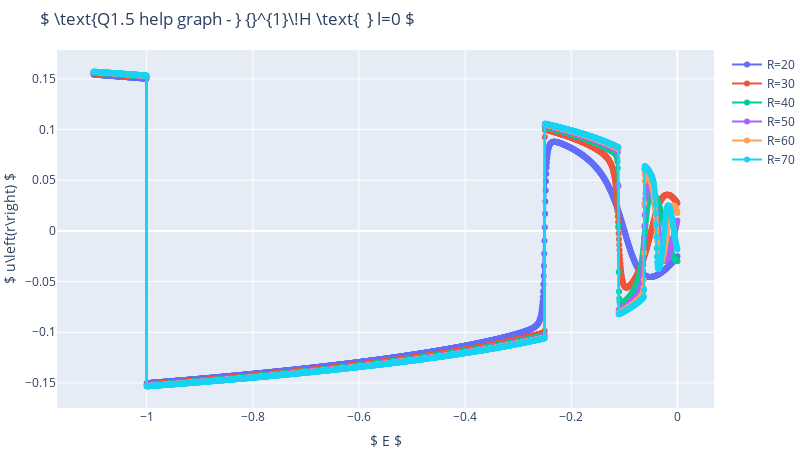
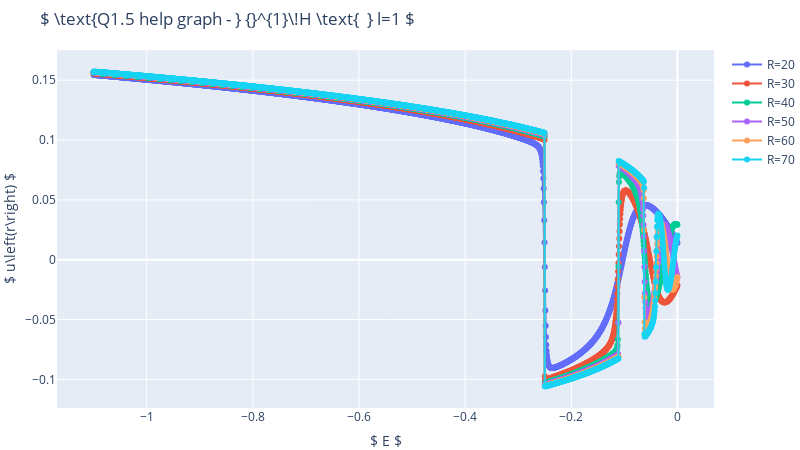
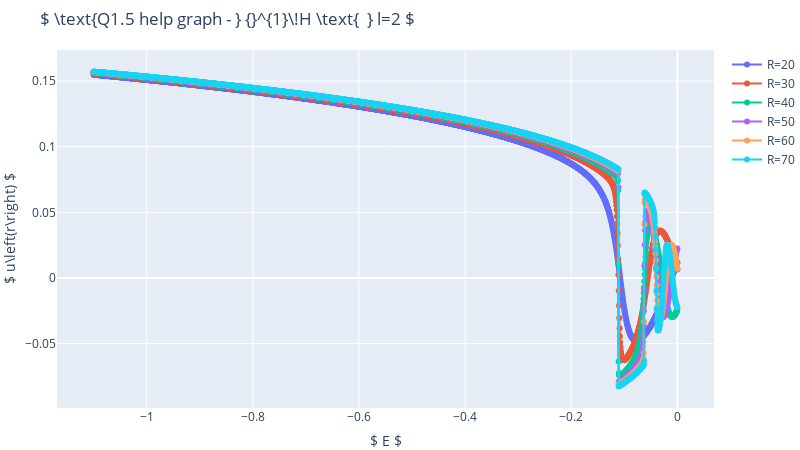

The code cell stored with these charts, in order, in its notebook:
### Markdown cell above
##### visualisation

### Code cell
from plotly import graph_objects as go
from utils import plotly_export

figs = [ go.Figure([go.Scatter(x=e, y=u[i][:,l], mode='lines+markers', name=f"R={r}") for i,r in enumerate(R)])\
    .update_layout(title=fr'$ \text{{Q1.5 help graph - }} {{}}^{{1}}\!H \text{{  }} l={l} $',
                     margin=dict(t=50, b=0, l=0, r=0), width=800, height=450) \
    .update_xaxes(title=r'$ E $') \
    .update_yaxes(title=r'$ u\left(r\right) $')
    for l in range(n)]

for l, fig in enumerate(figs):
    plotly_export(fig, f'1.5_{l=}')

### Figure 1 — Plotly figure (JSON) as saved in the notebook; plotly's stock layout.template omitted (floating-point values rounded to 4 significant figures; data arrays with more than 128 entries replaced by an {"elided": "..."} marker saying what was removed)
{"data": [{"mode": "lines+markers", "name": "R=20", "type": "scatter", "x": {"elided": "2000 float values"}, "y": {"elided": "2000 float values"}}, {"mode": "lines+markers", "name": "R=30", "type": "scatter", "x": {"elided": "2000 float values"}, "y": {"elided": "2000 float values"}}, {"mode": "lines+markers", "name": "R=40", "type": "scatter", "x": {"elided": "2000 float values"}, "y": {"elided": "2000 float values"}}, {"mode": "lines+markers", "name": "R=50", "type": "scatter", "x": {"elided": "2000 float values"}, "y": {"elided": "2000 float values"}}, {"mode": "lines+markers", "name": "R=60", "type": "scatter", "x": {"elided": "2000 float values"}, "y": {"elided": "2000 float values"}}, {"mode": "lines+markers", "name": "R=70", "type": "scatter", "x": {"elided": "2000 float values"}, "y": {"elided": "2000 float values"}}], "layout": {"height": 450, "margin": {"b": 0, "l": 0, "r": 0, "t": 50}, "title": {"text": "$ \\text{Q1.5 help graph - } {}^{1}\\!H \\text{  } l=0 $"}, "width": 800, "xaxis": {"title": {"text": "$ E $"}}, "yaxis": {"title": {"text": "$ u\\left(r\\right) $"}}}}

### Figure 2 — Plotly figure (JSON) as saved in the notebook; plotly's stock layout.template omitted (floating-point values rounded to 4 significant figures; data arrays with more than 128 entries replaced by an {"elided": "..."} marker saying what was removed)
{"data": [{"mode": "lines+markers", "name": "R=20", "type": "scatter", "x": {"elided": "2000 float values"}, "y": {"elided": "2000 float values"}}, {"mode": "lines+markers", "name": "R=30", "type": "scatter", "x": {"elided": "2000 float values"}, "y": {"elided": "2000 float values"}}, {"mode": "lines+markers", "name": "R=40", "type": "scatter", "x": {"elided": "2000 float values"}, "y": {"elided": "2000 float values"}}, {"mode": "lines+markers", "name": "R=50", "type": "scatter", "x": {"elided": "2000 float values"}, "y": {"elided": "2000 float values"}}, {"mode": "lines+markers", "name": "R=60", "type": "scatter", "x": {"elided": "2000 float values"}, "y": {"elided": "2000 float values"}}, {"mode": "lines+markers", "name": "R=70", "type": "scatter", "x": {"elided": "2000 float values"}, "y": {"elided": "2000 float values"}}], "layout": {"height": 450, "margin": {"b": 0, "l": 0, "r": 0, "t": 50}, "title": {"text": "$ \\text{Q1.5 help graph - } {}^{1}\\!H \\text{  } l=1 $"}, "width": 800, "xaxis": {"title": {"text": "$ E $"}}, "yaxis": {"title": {"text": "$ u\\left(r\\right) $"}}}}

### Figure 3 — Plotly figure (JSON) as saved in the notebook; plotly's stock layout.template omitted (floating-point values rounded to 4 significant figures; data arrays with more than 128 entries replaced by an {"elided": "..."} marker saying what was removed)
{"data": [{"mode": "lines+markers", "name": "R=20", "type": "scatter", "x": {"elided": "2000 float values"}, "y": {"elided": "2000 float values"}}, {"mode": "lines+markers", "name": "R=30", "type": "scatter", "x": {"elided": "2000 float values"}, "y": {"elided": "2000 float values"}}, {"mode": "lines+markers", "name": "R=40", "type": "scatter", "x": {"elided": "2000 float values"}, "y": {"elided": "2000 float values"}}, {"mode": "lines+markers", "name": "R=50", "type": "scatter", "x": {"elided": "2000 float values"}, "y": {"elided": "2000 float values"}}, {"mode": "lines+markers", "name": "R=60", "type": "scatter", "x": {"elided": "2000 float values"}, "y": {"elided": "2000 float values"}}, {"mode": "lines+markers", "name": "R=70", "type": "scatter", "x": {"elided": "2000 float values"}, "y": {"elided": "2000 float values"}}], "layout": {"height": 450, "margin": {"b": 0, "l": 0, "r": 0, "t": 50}, "title": {"text": "$ \\text{Q1.5 help graph - } {}^{1}\\!H \\text{  } l=2 $"}, "width": 800, "xaxis": {"title": {"text": "$ E $"}}, "yaxis": {"title": {"text": "$ u\\left(r\\right) $"}}}}
